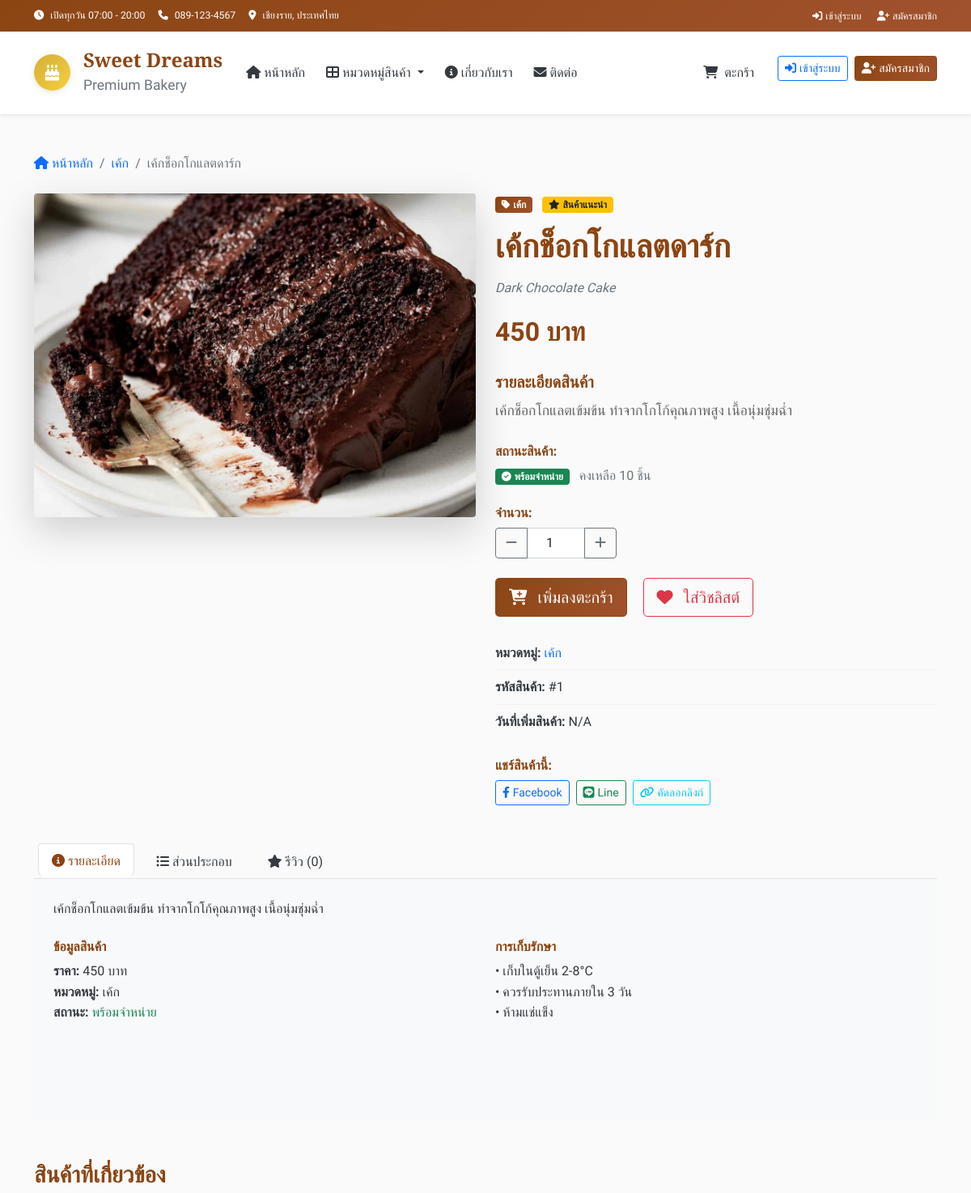
Before: /product/1 (upper part) with the older database file.
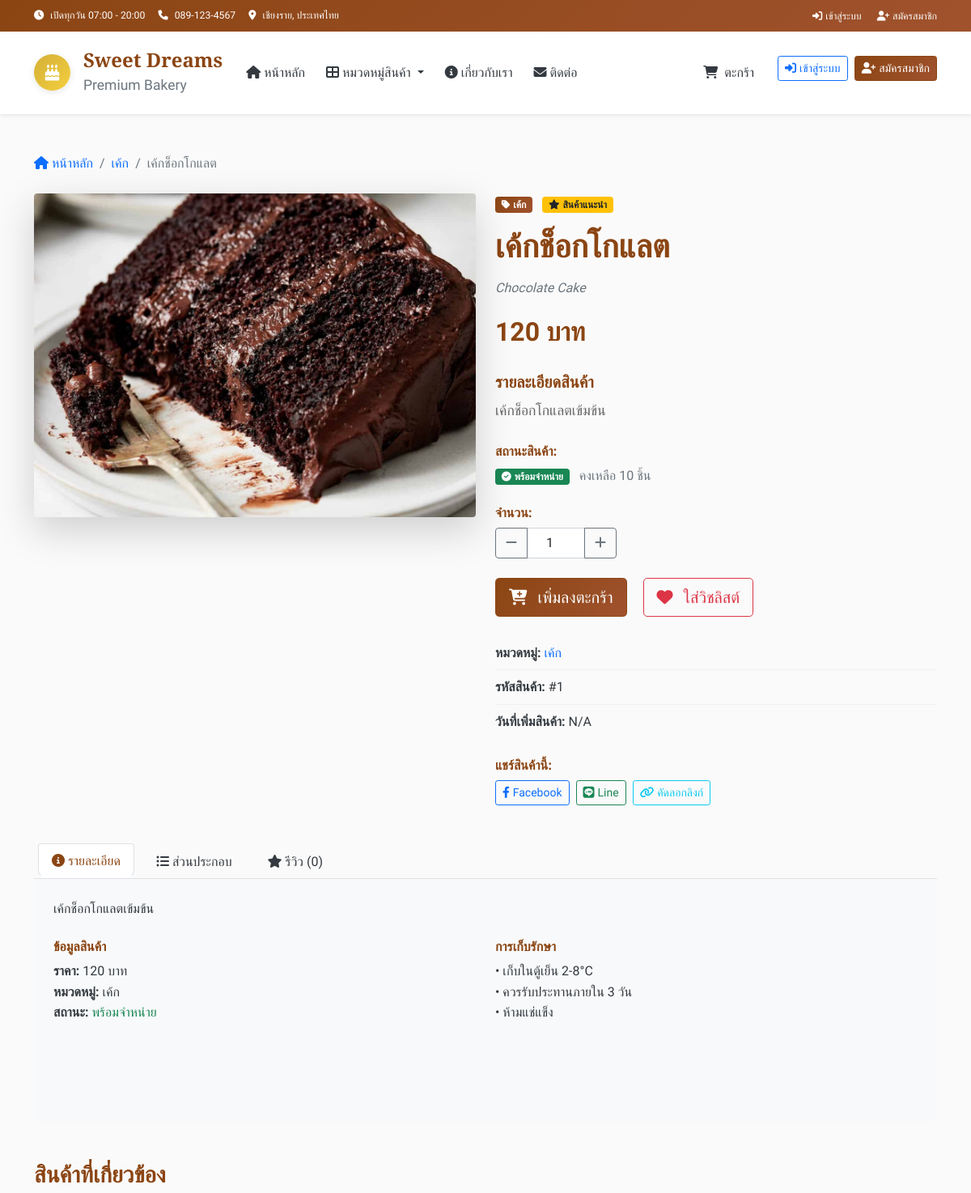
After: the same page with the newer database file.
### tables this page shows
CREATE TABLE products (
        id INTEGER PRIMARY KEY AUTOINCREMENT,
        name TEXT NOT NULL,
        name_en TEXT,
        description TEXT,
        price DECIMAL(10,2) NOT NULL,
        image TEXT,
        category_id INTEGER,
        is_available BOOLEAN DEFAULT 1,
        is_featured BOOLEAN DEFAULT 0,
        stock_quantity INTEGER DEFAULT 0,
        created_at TIMESTAMP DEFAULT CURRENT_TIMESTAMP,
        FOREIGN KEY (category_id) REFERENCES categories (id)
    );

### app.py (the view)
@app.route('/product/<int:product_id>')
def product_detail(product_id):
    product = get_product_by_id(product_id)
    if not product:
        flash('ไม่พบสินค้าที่ต้องการ')
        return redirect(url_for('index'))
    return render_template('product_detail.html', product=product)

### app.py (called while the page is built)
def get_db_connection():
    conn = sqlite3.connect(DB_NAME)
    conn.row_factory = sqlite3.Row
    return conn

def get_categories():
    conn = get_db_connection()
    categories = conn.execute(
        "SELECT * FROM categories ORDER BY display_order"
    ).fetchall()
    conn.close()
    return categories

def get_product_by_id(product_id):
    conn = get_db_connection()
    product = conn.execute("""
        SELECT p.*, c.name as category_name
        FROM products p
        JOIN categories c ON p.category_id = c.id
        WHERE p.id = ?
    """, (product_id,)).fetchone()
    conn.close()
    return product

def get_cart_total():
    cart = session.get('cart', {})
    total_items = sum(item['quantity'] for item in cart.values())
    total_price = sum(item['price'] * item['quantity'] for item in cart.values())
    return total_items, total_price

@app.context_processor
def inject_global_data():
    categories = get_categories()
    cart_total_items, _ = get_cart_total()
    return dict(
        categories=categories,
        cart_total_items=cart_total_items
    )

### templates/product_detail.html (shortened to what the changed rows need)
{% extends "layout.html" %}
{% block content %}
<div class="container py-5">
    <nav aria-label="breadcrumb" class="mb-4">
        <ol class="breadcrumb">
            <li class="breadcrumb-item">
                <a href="{{ url_for('index') }}" class="text-decoration-none">
                </a>
            </li>
            <li class="breadcrumb-item">
                <a href="{{ url_for('category_by_id', category_id=product.category_id) }}" class="text-decoration-none">
                </a>
            </li>
            <li class="breadcrumb-item active">{{ product.name }}</li>
        </ol>
    </nav>
    <div class="row">
        <div class="col-lg-6 mb-4">
            <div class="product-image-container">
                {% if product.image %}
                    <img src="{{ url_for('static', filename='images/products/' + product.image) }}"
                         alt="{{ product.name }}"
                         class="img-fluid rounded shadow-lg main-product-image"
                         id="main-image">
                {% else %}
                    <div class="no-image-placeholder">
                        <i class="fas fa-birthday-cake fa-5x text-muted"></i>
                        <p class="text-muted mt-3">ไม่มีรูปภาพ</p>
                    </div>
                {% endif %}
            </div>
        </div>
        <div class="col-lg-6">
            <div class="product-details">
                <span class="badge bg-primary mb-3">
                    <i class="fas fa-tag me-1"></i>{{ product.category_name }}
                </span>
                {% if product.is_featured %}
                <span class="badge bg-warning text-dark mb-3 ms-2">
                    <i class="fas fa-star me-1"></i>สินค้าแนะนำ
                </span>
                {% endif %}
                <h1 class="product-title mb-3">{{ product.name }}</h1>
                {% if product.name_en %}
                <p class="text-muted mb-3"><em>{{ product.name_en }}</em></p>
                {% endif %}
                <div class="price-section mb-4">
                    <span class="current-price">{{ "%.0f"|format(product.price) }} บาท</span>
                </div>
                {% if product.description %}
                <div class="description-section mb-4">
                    <h5>รายละเอียดสินค้า</h5>
                    <p class="product-description">{{ product.description }}</p>
                </div>
                {% endif %}
                <div class="stock-section mb-4">
                    <h6>สถานะสินค้า:</h6>
                    {% if product.stock_quantity > 0 %}
                        <span class="badge bg-success">
                            <i class="fas fa-check-circle me-1"></i>พร้อมจำหน่าย
                        </span>
                        <span class="text-muted ms-2">คงเหลือ {{ product.stock_quantity }} ชิ้น</span>
                    {% else %}
                        <span class="badge bg-danger">
                            <i class="fas fa-times-circle me-1"></i>สินค้าหมด
                        </span>
                    {% endif %}
                </div>
                {% if product.stock_quantity > 0 %}
                <div class="quantity-section mb-4">
                    <h6>จำนวน:</h6>
                    <div class="input-group" style="max-width: 150px;">
                    </div>
                </div>
                <div class="action-buttons mb-4">
                    <button class="btn btn-primary btn-lg me-3 add-to-cart-detail"
                            data-product-id="{{ product.id }}"
                            data-product-name="{{ product.name }}"
                            data-product-price="{{ product.price }}">
                    </button>
                    <button class="btn btn-outline-danger btn-lg" id="add-to-wishlist">
                    </button>
                </div>
                {% endif %}
                <div class="product-info">
                    <div class="info-item">
                        <strong>หมวดหมู่:</strong>
                        <a href="{{ url_for('category_by_id', category_id=product.category_id) }}" class="text-decoration-none">{{ product.category_name }}</a>
                    </div>
                    <div class="info-item">
                        <strong>รหัสสินค้า:</strong> #{{ product.id }}
                    </div>
                    {% if product.created_at %}
                    <div class="info-item">
                        <strong>วันที่เพิ่มสินค้า:</strong>
                        {{ moment(product.created_at).format('DD/MM/YYYY') if moment else 'N/A' }}
                    </div>
                    {% endif %}
                </div>
                <div class="share-section mt-4">
                    <h6>แชร์สินค้านี้:</h6>
                    <div class="d-flex gap-2">
                    </div>
                </div>
            </div>
        </div>
    </div>
    <div class="row mt-5">
        <div class="col-12">
            <div class="tab-content p-4 bg-light rounded-bottom">
                <div class="tab-pane fade show active" id="description">
                    {% if product.description %}
                        <p>{{ product.description }}</p>
                    {% else %}
                        <p class="text-muted">ไม่มีรายละเอียดเพิ่มเติม</p>
                    {% endif %}
                    <div class="row mt-4">
                        <div class="col-md-6">
                            <ul class="list-unstyled">
                                <li><strong>ราคา:</strong> {{ "%.0f"|format(product.price) }} บาท</li>
                                <li><strong>หมวดหมู่:</strong> {{ product.category_name }}</li>
                                <li><strong>สถานะ:</strong>
                                    {% if product.stock_quantity > 0 %}
                                        <span class="text-success">พร้อมจำหน่าย</span>
                                    {% else %}
                                        <span class="text-danger">หมดชั่วคราว</span>
                                    {% endif %}
                                </li>
                            </ul>
                        </div>
                        <div class="col-md-6">
                        </div>
                    </div>
                </div>
            </div>
        </div>
    </div>
</div>
{% endblock %}

Changed rows visible on the page:
changed products id 1: name "เค้กช็อกโกแลตดาร์ก" → "เค้กช็อกโกแลต"; name_en "Dark Chocolate Cake" → "Chocolate Cake"; price "450" → "120"; description "เค้กช็อกโกแลตเข้มข้น ทำจากโกโก้คุณภาพสูง เนื้อนุ่มชุ่มฉ่ำ" → "เค้กช็อกโกแลตเข้มข้น"
